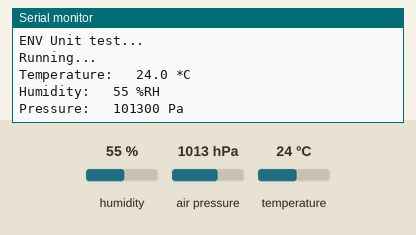
Recording of a sketch running on a simulated Arduino Nano, built with avr-gcc and run on an emulated ATmega328P. On the bench: the last lines printed to the serial monitor. The inputs (shaded band) are chosen by the test bench; at power-on: humidity 55 %, air pressure 1013 hPa, temperature 24 °C.

Above: at 3.2 s.
3.3 s: humidity set to 22 %
At 5.0 s:
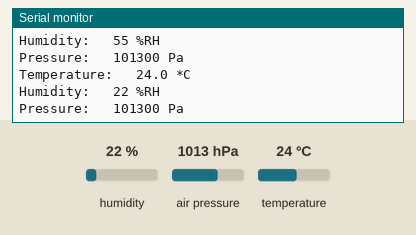
6.0 s: air pressure set to 952 hPa
At 8.2 s:
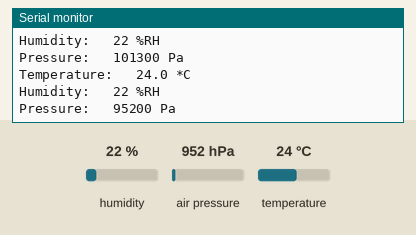
8.7 s: temperature set to 12 °C
At 10.3 s:
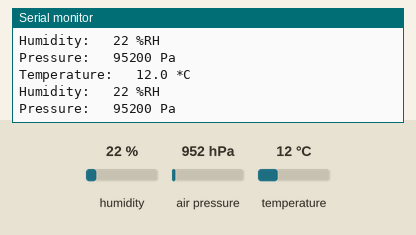

Measured:
- after the input at 3.3 s, the serial monitor: prints a new line after 1.3 s (image 1)
- after the input at 6.0 s, the serial monitor: prints a new line after 1.2 s (image 2)
- after the input at 8.7 s, the serial monitor: prints a new line after 1.1 s (image 3)

The sketch:

Nano_Env.ino
```cpp
/*
 * File Nano_Env.ino
 *
 * M5Stack ENV Unit connected to Arduino Nano via Grove I2C Connector
 *
 * Claus Kühnel 2020-06-03 info@ckuehnel.ch
 */

#include "DHT12.h"
#include <Wire.h> //The DHT12 uses I2C comunication.
#include "Adafruit_Sensor.h"
#include <Adafruit_BMP280.h>

#define INFO 1
#define DEBUG 1
#define BAUDRATE 115200

DHT12 dht12; //Preset scale CELSIUS and ID 0x5c.
Adafruit_BMP280 bme;

void setup()
{
  //pinMode(RedLED, OUTPUT);    // Red LED
  digitalWrite(LED_BUILTIN, HIGH);

  Serial.begin(BAUDRATE);
  delay(2000);              // wait for serial monitor
  if (INFO)  printInfo();
  if (DEBUG) Serial.println(F("Initializing..."));

  Serial.println("ENV Unit test...");

  if (DEBUG) Serial.println(F("Running...")); //last line in setup()

  Wire.begin();
  if (!bme.begin(0x76))
  {
      Serial.println("Could not find a valid BMP280 sensor, check wiring!");
      while (1);
  }
}

void loop()
{
  digitalWrite(LED_BUILTIN, LOW);
  delay(50);
  digitalWrite(LED_BUILTIN, HIGH);

  float tmp = dht12.readTemperature();
  //float tmp = random(-40.0, 60.0); // for simulation
  float hum = dht12.readHumidity();
  float pressure = bme.readPressure();
  Serial.print("Temperature: \t"); Serial.print(tmp, 1); Serial.println(" *C");
  Serial.print("Humidity: \t"); Serial.print(hum, 0); Serial.println(" %RH");
  Serial.print("Pressure: \t"); Serial.print(pressure, 0); Serial.println(" Pa\n");

  delay(2500);
}

/*--------------------------------------------------------------*/

void printInfo()
{
  // Compile file path (internal file of compilation proccess)
  Serial.print("File "); Serial.println(__FILE__);

  String s1 = __DATE__;
  String s2 = __TIME__;

  // Date of compilation
  Serial.print("Compilation @ "); Serial.println(s1 + " " + s2);

  // Arduino IDE SW version
  Serial.print("ARDUINO IDE v"); Serial.println(ARDUINO);

  // Oscillator frequency
  Serial.print("CPU Clock in MHz: "); Serial.println(F_CPU/1E6);
}
```
